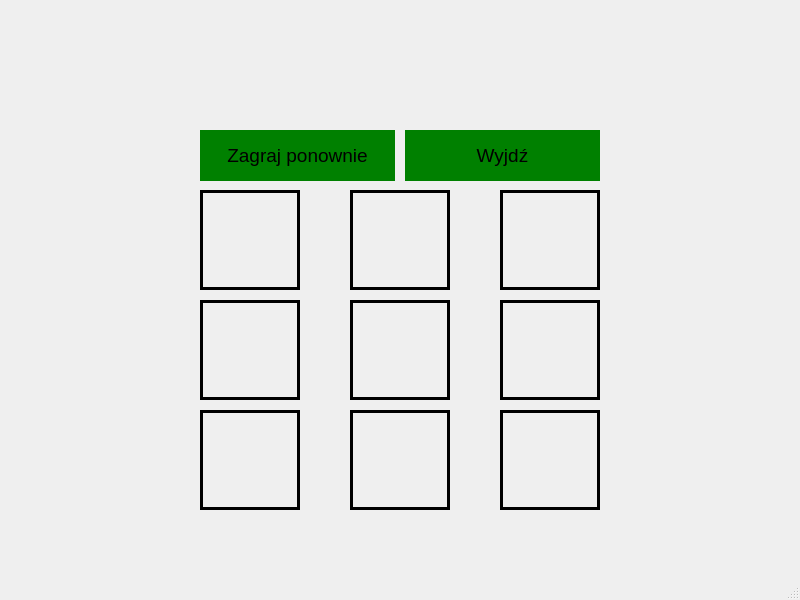
<?xml version="1.0" encoding="UTF-8"?>
<ui version="4.0">
 <class>game</class>
 <widget class="QMainWindow" name="game">
  <property name="geometry">
   <rect>
    <x>0</x>
    <y>0</y>
    <width>800</width>
    <height>600</height>
   </rect>
  </property>
  <property name="minimumSize">
   <size>
    <width>800</width>
    <height>600</height>
   </size>
  </property>
  <property name="maximumSize">
   <size>
    <width>800</width>
    <height>600</height>
   </size>
  </property>
  <property name="windowTitle">
   <string>Kółko i Krzyżyk</string>
  </property>
  <widget class="QWidget" name="centralwidget">
   <widget class="QLabel" name="labelGame">
    <property name="geometry">
     <rect>
      <x>200</x>
      <y>30</y>
      <width>400</width>
      <height>81</height>
     </rect>
    </property>
    <property name="font">
     <font>
      <family>Arial</family>
      <pointsize>36</pointsize>
     </font>
    </property>
    <property name="text">
     <string/>
    </property>
    <property name="alignment">
     <set>Qt::AlignCenter</set>
    </property>
   </widget>
   <widget class="QPushButton" name="buttonField0">
    <property name="geometry">
     <rect>
      <x>200</x>
      <y>190</y>
      <width>100</width>
      <height>100</height>
     </rect>
    </property>
    <property name="font">
     <font>
      <family>Arial</family>
      <pointsize>48</pointsize>
     </font>
    </property>
    <property name="styleSheet">
     <string notr="true">border: 3px solid black;
background-color: none;</string>
    </property>
    <property name="text">
     <string/>
    </property>
   </widget>
   <widget class="QPushButton" name="buttonField1">
    <property name="geometry">
     <rect>
      <x>350</x>
      <y>190</y>
      <width>100</width>
      <height>100</height>
     </rect>
    </property>
    <property name="font">
     <font>
      <family>Arial</family>
      <pointsize>48</pointsize>
     </font>
    </property>
    <property name="styleSheet">
     <string notr="true">border: 3px solid black;
background-color: none;</string>
    </property>
    <property name="text">
     <string/>
    </property>
   </widget>
   <widget class="QPushButton" name="buttonField2">
    <property name="geometry">
     <rect>
      <x>500</x>
      <y>190</y>
      <width>100</width>
      <height>100</height>
     </rect>
    </property>
    <property name="font">
     <font>
      <family>Arial</family>
      <pointsize>48</pointsize>
     </font>
    </property>
    <property name="styleSheet">
     <string notr="true">border: 3px solid black;
background-color: none;</string>
    </property>
    <property name="text">
     <string/>
    </property>
   </widget>
   <widget class="QPushButton" name="buttonField3">
    <property name="geometry">
     <rect>
      <x>200</x>
      <y>300</y>
      <width>100</width>
      <height>100</height>
     </rect>
    </property>
    <property name="font">
     <font>
      <family>Arial</family>
      <pointsize>48</pointsize>
     </font>
    </property>
    <property name="styleSheet">
     <string notr="true">border: 3px solid black;
background-color: none;</string>
    </property>
    <property name="text">
     <string/>
    </property>
   </widget>
   <widget class="QPushButton" name="buttonField5">
    <property name="geometry">
     <rect>
      <x>500</x>
      <y>300</y>
      <width>100</width>
      <height>100</height>
     </rect>
    </property>
    <property name="font">
     <font>
      <family>Arial</family>
      <pointsize>48</pointsize>
     </font>
    </property>
    <property name="styleSheet">
     <string notr="true">border: 3px solid black;
background-color: none;</string>
    </property>
    <property name="text">
     <string/>
    </property>
   </widget>
   <widget class="QPushButton" name="buttonField4">
    <property name="geometry">
     <rect>
      <x>350</x>
      <y>300</y>
      <width>100</width>
      <height>100</height>
     </rect>
    </property>
    <property name="font">
     <font>
      <family>Arial</family>
      <pointsize>48</pointsize>
     </font>
    </property>
    <property name="styleSheet">
     <string notr="true">border: 3px solid black;
background-color: none;</string>
    </property>
    <property name="text">
     <string/>
    </property>
   </widget>
   <widget class="QPushButton" name="buttonField6">
    <property name="geometry">
     <rect>
      <x>200</x>
      <y>410</y>
      <width>100</width>
      <height>100</height>
     </rect>
    </property>
    <property name="font">
     <font>
      <family>Arial</family>
      <pointsize>48</pointsize>
     </font>
    </property>
    <property name="styleSheet">
     <string notr="true">border: 3px solid black;
background-color: none;</string>
    </property>
    <property name="text">
     <string/>
    </property>
   </widget>
   <widget class="QPushButton" name="buttonField8">
    <property name="geometry">
     <rect>
      <x>500</x>
      <y>410</y>
      <width>100</width>
      <height>100</height>
     </rect>
    </property>
    <property name="font">
     <font>
      <family>Arial</family>
      <pointsize>48</pointsize>
     </font>
    </property>
    <property name="styleSheet">
     <string notr="true">border: 3px solid black;
background-color: none;</string>
    </property>
    <property name="text">
     <string/>
    </property>
   </widget>
   <widget class="QPushButton" name="buttonField7">
    <property name="geometry">
     <rect>
      <x>350</x>
      <y>410</y>
      <width>100</width>
      <height>100</height>
     </rect>
    </property>
    <property name="font">
     <font>
      <family>Arial</family>
      <pointsize>48</pointsize>
     </font>
    </property>
    <property name="styleSheet">
     <string notr="true">border: 3px solid black;
background-color: none;</string>
    </property>
    <property name="text">
     <string/>
    </property>
   </widget>
   <widget class="QPushButton" name="buttonPlayAgain">
    <property name="geometry">
     <rect>
      <x>200</x>
      <y>130</y>
      <width>195</width>
      <height>51</height>
     </rect>
    </property>
    <property name="font">
     <font>
      <family>Arial</family>
      <pointsize>14</pointsize>
     </font>
    </property>
    <property name="cursor">
     <cursorShape>PointingHandCursor</cursorShape>
    </property>
    <property name="styleSheet">
     <string notr="true">background-color: green;
border: none;</string>
    </property>
    <property name="text">
     <string>Zagraj ponownie</string>
    </property>
   </widget>
   <widget class="QPushButton" name="buttonExit">
    <property name="geometry">
     <rect>
      <x>405</x>
      <y>130</y>
      <width>195</width>
      <height>51</height>
     </rect>
    </property>
    <property name="font">
     <font>
      <family>Arial</family>
      <pointsize>14</pointsize>
     </font>
    </property>
    <property name="cursor">
     <cursorShape>PointingHandCursor</cursorShape>
    </property>
    <property name="styleSheet">
     <string notr="true">background-color: green;
border: none;</string>
    </property>
    <property name="text">
     <string>Wyjdź</string>
    </property>
   </widget>
  </widget>
  <widget class="QMenuBar" name="menubar">
   <property name="geometry">
    <rect>
     <x>0</x>
     <y>0</y>
     <width>800</width>
     <height>26</height>
    </rect>
   </property>
  </widget>
  <widget class="QStatusBar" name="statusbar"/>
 </widget>
 <resources/>
 <connections/>
</ui>
